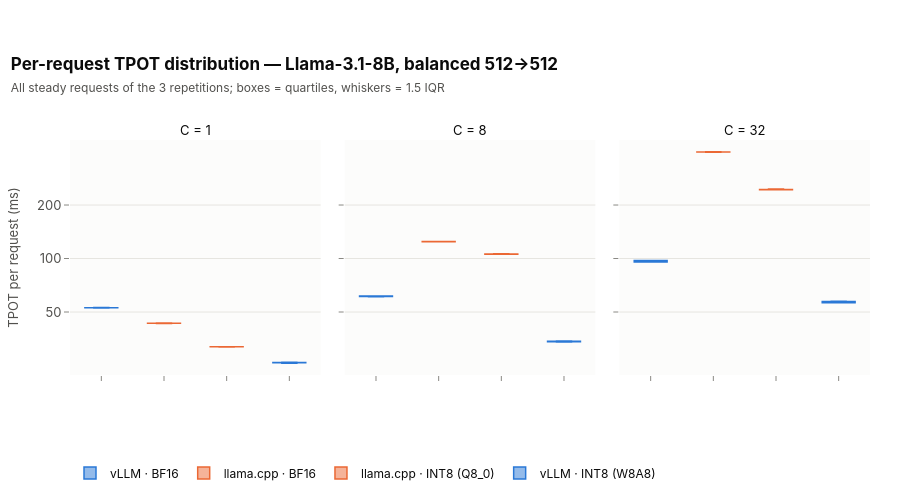

Notebook code cell kept with this figure:
### Code cell
req = loaders.online_requests(model=MODEL)
req = req[(req["workload"] == "balanced") & req["concurrency"].isin([1, 8, 32])]
fig = plots.request_distribution(req, metric="tpot_s", scale=1e3, y_title="TPOT per request (ms)",
                                 title=f"Per-request TPOT distribution — {registry.model_label(MODEL)}, balanced 512→512",
                                 subtitle="All steady requests of the 3 repetitions; boxes = quartiles, whiskers = 1.5 IQR")
fig.show()

### Figure 1 — Plotly figure (JSON) as saved in the notebook; plotly's stock layout.template omitted (floating-point values rounded to 4 significant figures)
{"data": [{"boxpoints": false, "hovertemplate": "<b>vLLM · BF16</b><br>%{y:.3g}<extra></extra>", "legendgroup": "vllm_bf16", "line": {"color": "#2a78d6", "width": 1.5}, "marker": {"color": "#2a78d6"}, "name": "vLLM · BF16", "showlegend": true, "type": "box", "xaxis": "x", "y": [52.82, 52.88, 52.94, 52.93, 52.99, 52.85, 53.0, 52.94, 52.6, 52.78, 52.81, 52.78, 52.79, 52.83, 52.84, 52.81, 52.59, 52.71, 52.79, 52.75, 52.86, 52.77, 52.83, 52.73], "yaxis": "y"}, {"boxpoints": false, "hovertemplate": "<b>llama.cpp · BF16</b><br>%{y:.3g}<extra></extra>", "legendgroup": "llama_cpp_bf16", "line": {"color": "#eb6834", "width": 1.5}, "marker": {"color": "#eb6834"}, "name": "llama.cpp · BF16", "showlegend": true, "type": "box", "xaxis": "x", "y": [43.25, 43.23, 43.23, 43.23, 43.19, 43.22, 43.24, 43.18, 43.18, 43.26, 43.14, 43.19, 43.25, 43.31, 43.22, 43.21, 43.2, 43.24, 43.26, 43.22, 43.19, 43.22, 43.27, 43.25], "yaxis": "y"}, {"boxpoints": false, "hovertemplate": "<b>llama.cpp · INT8 (Q8_0)</b><br>%{y:.3g}<extra></extra>", "legendgroup": "llama_cpp_int8", "line": {"color": "#eb6834", "width": 1.5}, "marker": {"color": "#eb6834"}, "name": "llama.cpp · INT8 (Q8_0)", "showlegend": true, "type": "box", "xaxis": "x", "y": [31.85, 31.89, 31.89, 31.86, 31.88, 31.81, 31.88, 31.85, 31.79, 31.86, 31.81, 31.82, 31.89, 31.85, 31.85, 31.86, 31.74, 31.83, 31.84, 31.9, 31.89, 31.81, 31.87, 31.85], "yaxis": "y"}, {"boxpoints": false, "hovertemplate": "<b>vLLM · INT8 (W8A8)</b><br>%{y:.3g}<extra></extra>", "legendgroup": "vllm_int8", "line": {"color": "#2a78d6", "width": 1.5}, "marker": {"color": "#2a78d6"}, "name": "vLLM · INT8 (W8A8)", "showlegend": true, "type": "box", "xaxis": "x", "y": [25.84, 25.99, 25.99, 25.9, 25.91, 25.9, 25.97, 26.04, 25.74, 25.88, 25.91, 25.88, 25.84, 25.9, 25.85, 25.89, 25.79, 25.91, 25.96, 25.96, 25.95, 26.04, 26.0, 25.98], "yaxis": "y"}, {"boxpoints": false, "hovertemplate": "<b>vLLM · BF16</b><br>%{y:.3g}<extra></extra>", "legendgroup": "vllm_bf16", "line": {"color": "#2a78d6", "width": 1.5}, "marker": {"color": "#2a78d6"}, "name": "vLLM · BF16", "showlegend": false, "type": "box", "xaxis": "x2", "y": [61.56, 61.58, 61.59, 61.59, 61.6, 61.59, 61.59, 61.53, 61.47, 61.4, 61.14, 61.12, 61.06, 60.99, 60.99, 60.98, 61.0, 61.06, 61.06, 61.07, 61.0, 61.05, 61.1, 61.17, 61.22, 61.27, 61.34, 61.38, 61.41, 61.41], "yaxis": "y2"}, {"boxpoints": false, "hovertemplate": "<b>llama.cpp · BF16</b><br>%{y:.3g}<extra></extra>", "legendgroup": "llama_cpp_bf16", "line": {"color": "#eb6834", "width": 1.5}, "marker": {"color": "#eb6834"}, "name": "llama.cpp · BF16", "showlegend": false, "type": "box", "xaxis": "x2", "y": [124.7, 124.7, 124.6, 124.6, 124.4, 124.4, 124.6, 124.4, 124.4, 124.3, 124.3, 124.2, 124.2, 124.4, 124.7, 124.6, 124.6, 124.6, 124.5, 124.5, 124.5], "yaxis": "y2"}, {"boxpoints": false, "hovertemplate": "<b>llama.cpp · INT8 (Q8_0)</b><br>%{y:.3g}<extra></extra>", "legendgroup": "llama_cpp_int8", "line": {"color": "#eb6834", "width": 1.5}, "marker": {"color": "#eb6834"}, "name": "llama.cpp · INT8 (Q8_0)", "showlegend": false, "type": "box", "xaxis": "x2", "y": [106.1, 106.0, 105.8, 105.8, 105.8, 105.8, 106.0, 106.2, 106.0, 105.9, 105.9, 105.9, 105.9, 106.0, 105.9, 105.7, 105.7, 105.8, 105.7, 105.9, 106.0], "yaxis": "y2"}, {"boxpoints": false, "hovertemplate": "<b>vLLM · INT8 (W8A8)</b><br>%{y:.3g}<extra></extra>", "legendgroup": "vllm_int8", "line": {"color": "#2a78d6", "width": 1.5}, "marker": {"color": "#2a78d6"}, "name": "vLLM · INT8 (W8A8)", "showlegend": false, "type": "box", "xaxis": "x2", "y": [33.97, 33.96, 33.97, 34.03, 34.07, 34.04, 34.01, 34.04, 34.04, 34.03, 34.07, 34.1, 34.08, 34.14, 34.21, 34.26, 34.31, 34.31, 34.32, 34.36, 33.94, 33.91, 33.92, 33.95, 34.02, 34.05, 34.1, 34.17, 34.18, 34.19], "yaxis": "y2"}, {"boxpoints": false, "hovertemplate": "<b>vLLM · BF16</b><br>%{y:.3g}<extra></extra>", "legendgroup": "vllm_bf16", "line": {"color": "#2a78d6", "width": 1.5}, "marker": {"color": "#2a78d6"}, "name": "vLLM · BF16", "showlegend": false, "type": "box", "xaxis": "x3", "y": [97.14, 96.9, 96.9, 96.9, 96.91, 96.91, 96.92, 96.92, 96.94, 96.93, 96.95, 96.96, 96.97, 96.97, 96.98, 96.98, 97.0, 96.99, 96.99, 97.01, 97.02, 97.02, 97.03, 97.04, 97.05, 97.05, 97.07, 97.07, 97.08, 97.08, 97.08, 97.09, 97.09, 97.13, 96.33, 96.01, 95.96, 95.91, 95.86, 95.79, 95.75, 95.72, 95.67, 95.61, 95.69, 95.7, 95.71, 95.71, 95.72, 95.73, 95.69, 95.64, 95.6, 95.56, 95.5, 95.46, 95.47, 95.47, 95.46, 95.47, 95.47, 95.48, 95.48, 95.49, 95.49, 95.48, 95.47, 95.45, 97.58, 97.53, 97.53, 97.52, 97.53, 97.52, 97.51, 97.5, 97.49, 97.5, 97.49, 97.49, 97.5, 97.5, 97.51, 97.51, 97.5, 97.52, 97.53, 97.53, 97.53, 97.52, 97.52, 97.51, 97.5, 97.51, 97.5, 97.49, 97.48, 97.48, 97.48, 97.49, 97.5, 97.5], "yaxis": "y3"}, {"boxpoints": false, "hovertemplate": "<b>llama.cpp · BF16</b><br>%{y:.3g}<extra></extra>", "legendgroup": "llama_cpp_bf16", "line": {"color": "#eb6834", "width": 1.5}, "marker": {"color": "#eb6834"}, "name": "llama.cpp · BF16", "showlegend": false, "type": "box", "xaxis": "x3", "y": [397.4, 397.2, 397.2, 397.4, 397.5, 397.6, 397.6, 397.6, 397.6, 397.7, 397.6, 397.6, 397.5, 397.4, 397.4, 397.5, 397.6, 397.4, 397.4, 397.4, 397.2, 397.2, 397.3, 397.2, 397.3, 397.3, 397.4, 397.5, 397.5, 397.4, 397.4, 397.4, 397.5, 398.8, 397.1, 396.9, 396.9, 396.9, 396.9, 396.9, 396.9, 397.0, 396.9, 397.0, 396.9, 396.8, 396.8, 396.9, 396.8, 396.8, 396.9, 396.7, 396.9, 397.6, 397.5, 397.6, 397.5, 397.5, 397.6, 397.5, 397.6, 397.5, 397.4, 397.2, 397.1, 397.0, 397.1, 396.8, 397.6, 397.2, 397.3, 397.4, 397.3, 397.3, 397.2, 397.2, 397.2, 397.3, 397.3, 397.3, 397.3, 397.3, 397.1, 397.1, 397.2, 397.1, 397.0, 396.9, 397.0, 397.0, 397.0, 396.9, 396.9, 396.8, 396.8, 396.8, 396.8, 396.8, 396.6, 396.6, 396.8, 396.8], "yaxis": "y3"}, {"boxpoints": false, "hovertemplate": "<b>llama.cpp · INT8 (Q8_0)</b><br>%{y:.3g}<extra></extra>", "legendgroup": "llama_cpp_int8", "line": {"color": "#eb6834", "width": 1.5}, "marker": {"color": "#eb6834"}, "name": "llama.cpp · INT8 (Q8_0)", "showlegend": false, "type": "box", "xaxis": "x3", "y": [246.1, 245.9, 246.0, 245.9, 245.9, 246.1, 246.0, 246.1, 246.2, 246.1, 246.0, 246.1, 244.5, 243.8, 243.9, 243.8, 244.0, 243.7, 243.8, 243.8, 243.7, 243.8, 243.8, 243.9, 244.0, 244.0, 244.0, 244.0, 244.0, 244.0, 244.2, 244.2, 244.4, 244.2, 244.2, 244.1, 244.1, 243.9, 244.0, 244.0, 244.1, 244.1, 244.0, 244.1, 244.1, 244.2, 244.2, 244.2, 244.2, 244.2, 244.2, 244.1, 244.1, 244.1, 244.1, 244.1, 244.1, 244.2, 244.2, 244.2, 244.2, 244.2, 244.2, 244.2, 244.1, 244.0, 244.1, 244.0, 243.8, 243.8, 243.8, 243.9, 243.9, 244.0, 244.0, 244.1, 244.0, 244.0, 244.1, 244.1, 244.2, 244.1, 244.2, 244.2, 244.5, 244.4, 244.4, 244.4, 244.5, 244.5, 244.4, 244.4, 244.4, 244.4, 244.3, 244.3, 244.2, 244.2, 244.1, 244.1, 244.2, 244.1], "yaxis": "y3"}, {"boxpoints": false, "hovertemplate": "<b>vLLM · INT8 (W8A8)</b><br>%{y:.3g}<extra></extra>", "legendgroup": "vllm_int8", "line": {"color": "#2a78d6", "width": 1.5}, "marker": {"color": "#2a78d6"}, "name": "vLLM · INT8 (W8A8)", "showlegend": false, "type": "box", "xaxis": "x3", "y": [56.89, 56.6, 56.59, 56.58, 56.57, 56.56, 56.55, 56.53, 56.53, 56.52, 56.52, 56.51, 56.47, 56.46, 56.45, 56.46, 56.45, 56.46, 56.44, 56.44, 56.43, 56.46, 56.43, 56.45, 56.42, 56.47, 56.51, 56.49, 56.55, 56.57, 56.57, 56.56, 56.57, 56.56, 56.35, 56.38, 56.37, 56.36, 56.35, 56.35, 56.35, 56.32, 56.32, 56.35, 56.37, 56.38, 56.36, 56.39, 56.4, 56.38, 56.37, 56.38, 56.39, 56.39, 56.4, 56.41, 56.39, 56.42, 56.4, 56.42, 56.44, 56.43, 56.44, 56.42, 56.4, 56.42, 56.42, 56.43, 56.83, 57.1, 57.15, 57.18, 57.22, 57.3, 57.37, 57.38, 57.35, 57.35, 57.36, 57.36, 57.35, 57.36, 57.35, 57.33, 57.33, 57.33, 57.31, 57.31, 57.34, 57.36, 57.38, 57.41, 57.38, 57.38, 57.39, 57.39, 57.39, 57.4, 57.39, 57.4, 57.38, 57.08], "yaxis": "y3"}], "layout": {"annotations": [{"font": {"color": "#0b0b0b", "size": 13}, "showarrow": false, "text": "C = 1", "x": 0.1567, "xanchor": "center", "xref": "paper", "y": 1.0, "yanchor": "bottom", "yref": "paper"}, {"font": {"color": "#0b0b0b", "size": 13}, "showarrow": false, "text": "C = 8", "x": 0.5, "xanchor": "center", "xref": "paper", "y": 1.0, "yanchor": "bottom", "yref": "paper"}, {"font": {"color": "#0b0b0b", "size": 13}, "showarrow": false, "text": "C = 32", "x": 0.8433, "xanchor": "center", "xref": "paper", "y": 1.0, "yanchor": "bottom", "yref": "paper"}], "boxgap": 0.25, "height": 490, "title": {"text": "<b>Per-request TPOT distribution — Llama-3.1-8B, balanced 512→512</b><br><span style='font-size:12px;color:#52514e'>All steady requests of the 3 repetitions; boxes = quartiles, whiskers = 1.5 IQR</span>"}, "xaxis": {"anchor": "y", "domain": [0.0, 0.3133], "showticklabels": false}, "xaxis2": {"anchor": "y2", "domain": [0.3433, 0.6567], "showticklabels": false}, "xaxis3": {"anchor": "y3", "domain": [0.6867, 1.0], "showticklabels": false}, "yaxis": {"anchor": "x", "domain": [0.0, 1.0], "ticktext": ["20", "50", "100", "200", "500"], "tickvals": [20, 50, 100, 200, 500], "title": {"text": "TPOT per request (ms)"}, "type": "log"}, "yaxis2": {"anchor": "x2", "domain": [0.0, 1.0], "matches": "y", "showticklabels": false, "ticktext": ["20", "50", "100", "200", "500"], "tickvals": [20, 50, 100, 200, 500], "type": "log"}, "yaxis3": {"anchor": "x3", "domain": [0.0, 1.0], "matches": "y", "showticklabels": false, "ticktext": ["20", "50", "100", "200", "500"], "tickvals": [20, 50, 100, 200, 500], "type": "log"}}}
